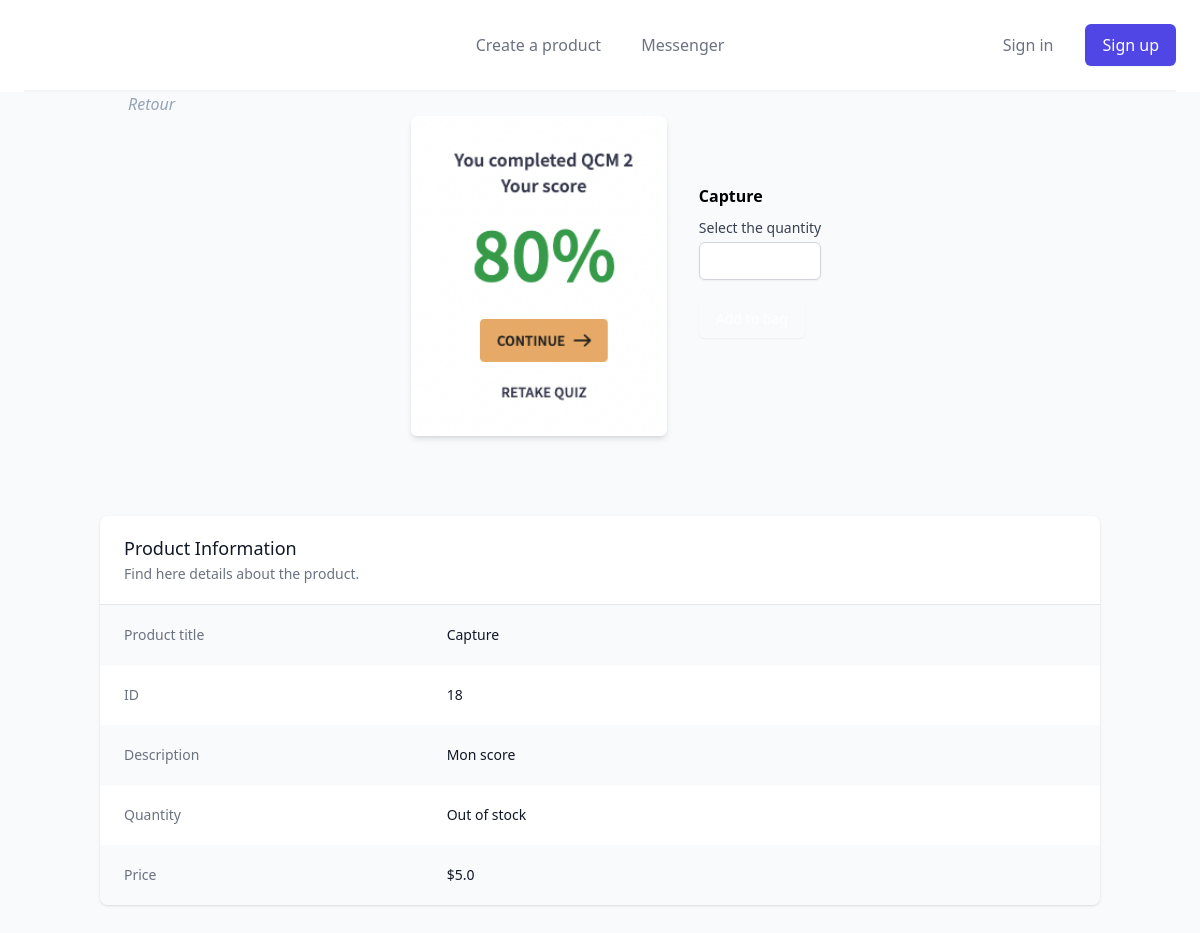
The app's page /18/ with its own data.
### shop/models.py (models this page shows, shortened)
class Article(models.Model):
    title = models.CharField(max_length=100)
    image = models.ImageField(upload_to='images/',)
    description = models.TextField()
    price = models.FloatField()
    quantity = models.IntegerField()

### shop/views.py (the view)
# urls.py: path('<int:article_id>/', views.detail, name='detail'),
def detail(request, article_id):
    return render(request, 'shop/detail.html', {
        'article': Article.objects.get(id=article_id)
    })

### shop/templates/shop/detail.html (shortened to what this page needs)
{% extends "base.html"%}
{% block navButton %}
<a href="/create" class="text-base font-medium text-gray-500 hover:text-gray-900"> Create a product</a>
<a href="/messenger" class="text-base font-medium text-gray-500 hover:text-gray-900"> Messenger</a>
{% endblock %}
{% block content %}
<a href="/" class="text-slate-400 italic ml-6 md:ml-32">Retour</a>
<section class="flex flex-wrap justify-center items-center mb-20">
    <div class="w-64 min-h-80 bg-gray-200 aspect-w-1 aspect-h-1 mx-8 shadow-md rounded-md overflow-hidden group-hover:opacity-75 lg:h-80 lg:aspect-none">
        {% if article.image %}
        <img src="{{article.image.url}}" class="w-full h-full object-center object-cover lg:w-full lg:h-full">
        {% endif %}
    </div>
    <div>
        <h2 class="font-bold mt-10 md:mt-0 ">{{ article.title }}</h2>
        <form method="POST" action="/{{article.id}}/buy/">
            <div class="my-2.5">
                <label for="quantity" class="block text-sm font-medium text-gray-700">Select the quantity</label>
                <input type="number" name="quantity" autocomplete="on" min="1" max="{{article.quantity}}" class="mt-1 focus:ring-indigo-500 focus:border-indigo-500 block w-full shadow-sm sm:text-sm border-gray-300 rounded-md">
                {% if article.quantity > 0 %}
                <button type="submit" class="inline-flex justify-center py-2 px-4 my-5 border border-transparent shadow-sm text-sm font-medium rounded-md text-white bg-indigo-600 hover:bg-indigo-700 focus:outline-none focus:ring-2 focus:ring-offset-2 focus:ring-indigo-500">Add to bag</button>
                {% else %}
                <button type="submit" class="inline-flex justify-center py-2 px-4 my-5 border border-transparent shadow-sm text-sm font-medium rounded-md text-white bg-grey-300 hover:bg-grey-300 focus:outline-none focus:ring-2 focus:ring-offset-2 focus:ring-indigo-500" disabled>Add to bag</button>
                {% endif %}
            </div>
        </form>
    </div>
</section>
<div class="w-full md:w-10/12 mx-auto mb-20 bg-white shadow overflow-hidden sm:rounded-lg">
    <div class="px-4 py-5 sm:px-6">
      <h3 class="text-lg leading-6 font-medium text-gray-900">Product Information</h3>
      <p class="mt-1 max-w-2xl text-sm text-gray-500">Find here details about the product.</p>
    </div>
    <div class="border-t border-gray-200">
      <dl>
        <div class="bg-gray-50 px-4 py-5 sm:grid sm:grid-cols-3 sm:gap-4 sm:px-6">
          <dt class="text-sm font-medium text-gray-500">Product title</dt>
          <dd class="mt-1 text-sm text-gray-900 sm:mt-0 sm:col-span-2">{{ article.title }}</dd>
        </div>
        <div class="bg-white px-4 py-5 sm:grid sm:grid-cols-3 sm:gap-4 sm:px-6">
          <dt class="text-sm font-medium text-gray-500">ID</dt>
          <dd class="mt-1 text-sm text-gray-900 sm:mt-0 sm:col-span-2">{{ article.id }}</dd>
        </div>
        <div class="bg-gray-50 px-4 py-5 sm:grid sm:grid-cols-3 sm:gap-4 sm:px-6">
          <dt class="text-sm font-medium text-gray-500">Description</dt>
          <dd class="mt-1 text-sm text-gray-900 sm:mt-0 sm:col-span-2">{{ article.description }}</dd>
        </div>
        <div class="bg-white px-4 py-5 sm:grid sm:grid-cols-3 sm:gap-4 sm:px-6">
          <dt class="text-sm font-medium text-gray-500">Quantity</dt>
          {% if article.quantity > 0 %}
          <dd class="mt-1 text-sm text-gray-900 sm:mt-0 sm:col-span-2">{{ article.quantity }}</dd>
          {% else %}
          <dd class="mt-1 text-sm text-gray-900 sm:mt-0 sm:col-span-2">Out of stock</dd>
          {% endif %}
        </div>
        <div class="bg-gray-50 px-4 py-5 sm:grid sm:grid-cols-3 sm:gap-4 sm:px-6">
          <dt class="text-sm font-medium text-gray-500">Price</dt>
          <dd class="mt-1 text-sm text-gray-900 sm:mt-0 sm:col-span-2">${{ article.price }}</dd>
        </div>
      </dl>
    </div>
</div>
{% endblock %}

### records on screen
Article: image (picture), title "Capture", id "18", description "Mon score", price "5.0"
